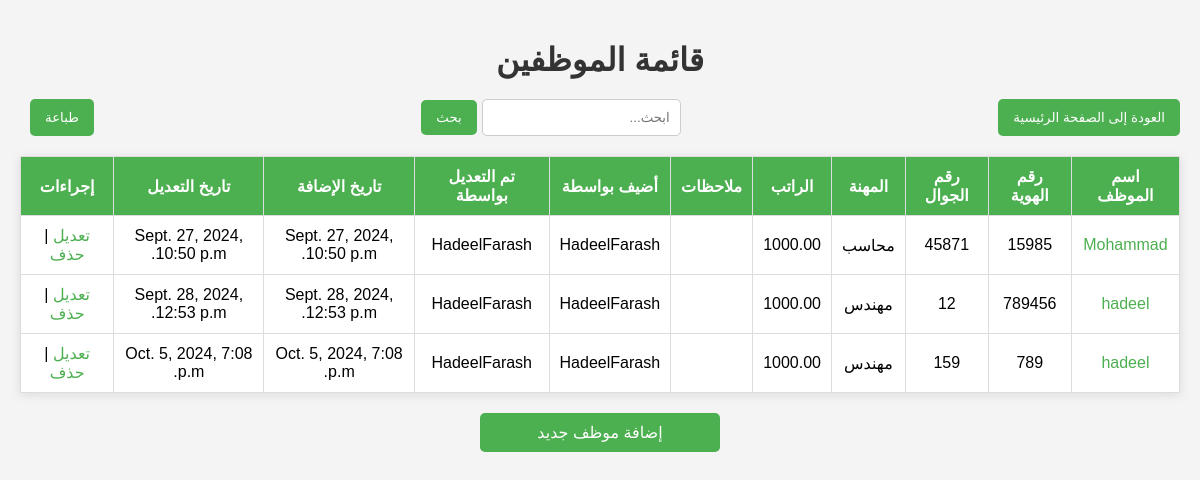
Screenshot of /employee/ (signed in) with the database file from the repository.
### app/models.py (models this page shows, shortened)
class Employee(models.Model):
    name = models.CharField(max_length=100, verbose_name="اسم الموظف")
    id_number = models.CharField(max_length=20, verbose_name="رقم الهوية")
    mobile_number = models.CharField(max_length=15, verbose_name="رقم الجوال")
    profession = models.CharField(max_length=100, verbose_name="المهنة")
    salary = models.DecimalField(max_digits=10, decimal_places=2, blank=True, null=True)  # حقل الراتب
    notes = models.TextField(blank=True, verbose_name="ملاحظات")
    created_by = models.ForeignKey(User, on_delete=models.SET_NULL, null=True, related_name='Employee_created_by', verbose_name="أضيف بواسطة")
    updated_by = models.ForeignKey(User, on_delete=models.SET_NULL, null=True, related_name='Employee_updated_by', verbose_name="تم التعديل بواسطة")
    created_at = models.DateTimeField(auto_now_add=True, verbose_name="تاريخ الإضافة")
    updated_at = models.DateTimeField(auto_now=True, verbose_name="تاريخ التعديل")

### app/views.py (the view)
# urls.py: path('employee/', views.employee_list, name='employee_list'),
@login_required
def employee_list(request):
    query = request.GET.get('q')
    if query:
        employees = Employee.objects.filter(
            Q(name__icontains=query) |
            Q(id_number__icontains=query) |
            Q(mobile_number__icontains=query)|
            Q( profession__icontains=query) |
            Q(salary__icontains=query) |
            Q(notes__icontains=query)
        )
    else:
        employees = Employee.objects.all()
    return render(request, 'employee_list.html', {'employees': employees})

### app/templates/employee_list.html (shortened to what this page needs)
<!DOCTYPE html>
<html lang="ar">
<head>
</head>
<body>
    <h1>قائمة الموظفين</h1>
    <div class="header-buttons">
        <button class="main-page-button" onclick="window.location.href='{% url 'MainPage' %}'">العودة إلى الصفحة الرئيسية</button>
        <form method="GET" action="">
            <input type="text" name="q" placeholder="ابحث...">
            <button type="submit">بحث</button>
        </form>
        <button onclick="window.print()">طباعة</button>
    </div>
    <table>
        <thead>
            <tr>
                <th>اسم الموظف</th>
                <th>رقم الهوية</th>
                <th>رقم الجوال</th>
                <th>المهنة</th>
                <th>الراتب</th>
                <th>ملاحظات</th>
                <th>أضيف بواسطة</th>
                <th>تم التعديل بواسطة</th>
                <th>تاريخ الإضافة</th>
                <th>تاريخ التعديل</th>
                <th>إجراءات</th>
            </tr>
        </thead>
        <tbody>
            {% for employee in employees %}
            <tr>
                <td><a href="{% url 'employee_detail' employee.id %}">{{ employee.name }}</a></td>
                <td>{{ employee.id_number }}</td>
                <td>{{ employee.mobile_number }}</td>
                <td>{{ employee.profession }}</td>
                <td>{{ employee.salary }}</td>
                <td>{{ employee.notes }}</td>
                <td>{{ employee.created_by }}</td>
                <td>{{ employee.updated_by }}</td>
                <td>{{ employee.created_at }}</td>
                <td>{{ employee.updated_at }}</td>
                <td class="action-buttons">
                    <a href="{% url 'employee_update' employee.id %}">تعديل</a> |
                    <a href="{% url 'employee_delete' employee.id %}">حذف</a>
                </td>
            </tr>
            {% endfor %}
        </tbody>
    </table>
    <a href="{% url 'employee_create' %}" class="add-button">إضافة موظف جديد</a>
</body>
</html>

### app/templates/employee_list.html (style rules this page uses)
body { font-family: Arial, sans-serif; direction: rtl; background-color: #f4f4f4; margin: 0; padding: 20px; }
h1 { text-align: center; color: #333; margin-bottom: 20px; }
.header-buttons { display: flex; justify-content: space-between; margin-bottom: 20px; }
.header-buttons button, .header-buttons form { margin-left: 10px; }
form { display: flex; align-items: center; }
input[type="text"] { padding: 10px; border: 1px solid #ccc; border-radius: 5px; margin-left: 5px; }
button { padding: 10px 15px; background-color: #4CAF50; color: white; border: none; border-radius: 5px; cursor: pointer; }
table { width: 100%; border-collapse: collapse; margin-top: 20px; background-color: #fff; box-shadow: 0 2px 10px rgba(0, 0, 0, 0.1); }
th, td { padding: 10px; text-align: center; border: 1px solid #ddd; }
th { background-color: #4CAF50;; color: white; }
a { color: #4CAF50; text-decoration: none; }
.add-button { display: block; margin: 20px auto; padding: 10px 20px; background-color: #4CAF50; color: white; text-align: center; border-radius: 5px; width: 200px; }

### rows the page displays
Employee: name "Mohammad", id_number "15985", mobile_number "45871", profession "محاسب", salary "1000.00", created_by "HadeelFarash", updated_by "HadeelFarash", created_at "Sept. 27, 2024, 10:50 p.m.", updated_at "Sept. 27, 2024, 10:50 p.m."
Employee: name "hadeel", id_number "789456", mobile_number "12", profession "مهندس", salary "1000.00", created_by "HadeelFarash", updated_by "HadeelFarash", created_at "Sept. 28, 2024, 12:53 p.m.", updated_at "Sept. 28, 2024, 12:53 p.m."
Employee: name "hadeel", id_number "789", mobile_number "159", profession "مهندس", salary "1000.00", created_by "HadeelFarash", updated_by "HadeelFarash", created_at "Oct. 5, 2024, 7:08 p.m.", updated_at "Oct. 5, 2024, 7:08 p.m."
